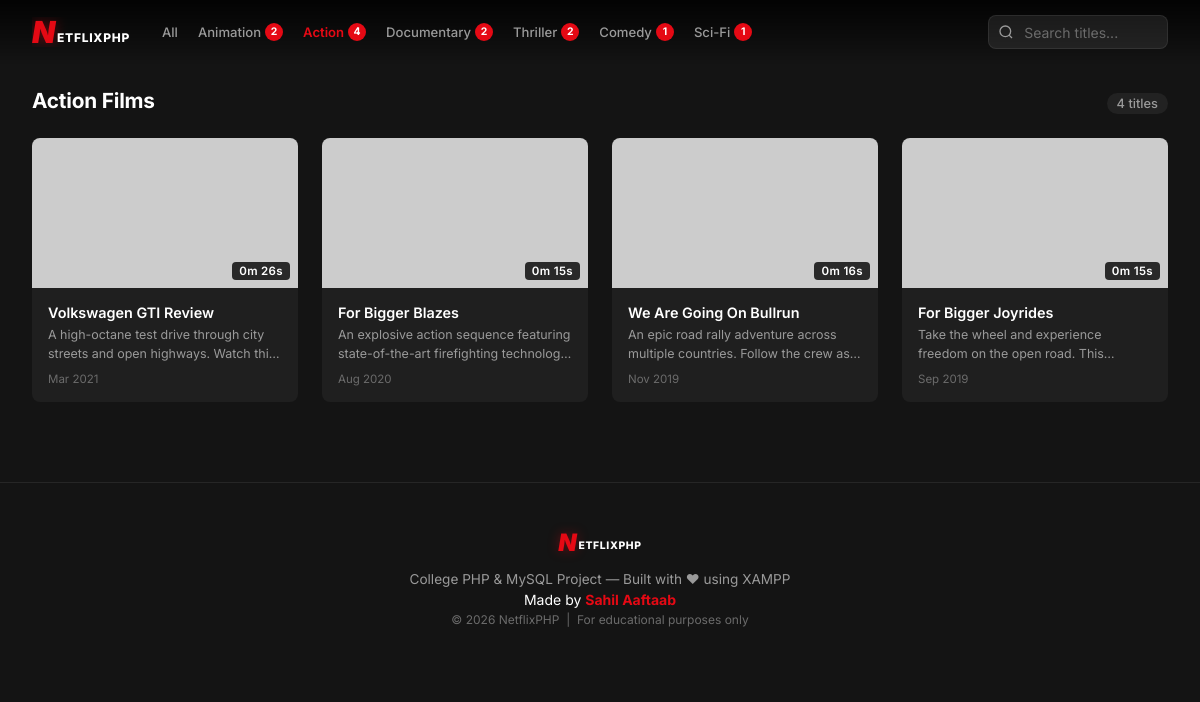
/index.php?genre=Action, run on the app's committed database.
### tables this page shows
CREATE TABLE videos (
    id           INT          UNSIGNED AUTO_INCREMENT PRIMARY KEY,
    title        VARCHAR(255) NOT NULL,
    description  TEXT         NOT NULL,
    thumbnail_url VARCHAR(500) NOT NULL,
    video_url    VARCHAR(500) NOT NULL,
    duration     VARCHAR(20)  NOT NULL,
    genre        VARCHAR(100) NOT NULL,
    upload_date  DATE         NOT NULL,
    created_at   TIMESTAMP    DEFAULT CURRENT_TIMESTAMP
);

### index.php (the view, shortened to what this page needs)
<?php
require_once 'db_connect.php';
$allowed_genres = ['Animation', 'Action', 'Documentary', 'Thriller', 'Comedy', 'Sci-Fi'];
$selected_genre = '';
if (!empty($_GET['genre']) && in_array($_GET['genre'], $allowed_genres)) {
    $selected_genre = $_GET['genre'];
}
$search = '';
try {
    if ($search !== '') {
        $stmt = $pdo->prepare(
            "SELECT id, title, description, thumbnail_url, duration, genre, upload_date
               FROM videos
              WHERE title LIKE :search OR description LIKE :search
              ORDER BY upload_date DESC"
        );
        $stmt->execute([':search' => '%' . $search . '%']);
    } elseif ($selected_genre !== '') {
        $stmt = $pdo->prepare(
            "SELECT id, title, description, thumbnail_url, duration, genre, upload_date
               FROM videos
              WHERE genre = :genre
              ORDER BY upload_date DESC"
        );
        $stmt->execute([':genre' => $selected_genre]);
    } else {
        $stmt = $pdo->query(
            "SELECT id, title, description, thumbnail_url, duration, genre, upload_date
               FROM videos
              ORDER BY upload_date DESC"
        );
    }
    $videos = $stmt->fetchAll();
} catch (PDOException $e) {
    $videos   = [];
    $db_error = 'Database error: ' . htmlspecialchars($e->getMessage());
}
try {
    $genre_stmt  = $pdo->query("SELECT genre, COUNT(*) as cnt FROM videos GROUP BY genre ORDER BY genre");
    $genre_counts = $genre_stmt->fetchAll(PDO::FETCH_KEY_PAIR);
} catch (PDOException $e) {
    $genre_counts = [];
}
?>
<!DOCTYPE html>
<html lang="en">
<head>
    <link rel="stylesheet" href="css/style.css">
</head>
<body>
<nav class="navbar" id="navbar">
    <div class="nav-left">
        <a href="index.php" class="logo" aria-label="NetflixPHP Home">
            <span class="logo-text" aria-hidden="true">
                <span class="logo-n">N</span><span class="logo-brand">ETFLIXPHP</span>
            </span>
        </a>
        <ul class="nav-genres" role="list">
            <li>
                <a href="index.php"
                   class="genre-link <?= $selected_genre === '' && $search === '' ? 'active' : '' ?>">
                    All
                </a>
            </li>
            <?php foreach ($allowed_genres as $g): ?>
            <li>
                <a href="index.php?genre=<?= urlencode($g) ?>"
                   class="genre-link <?= $selected_genre === $g ? 'active' : '' ?>">
                    <?= htmlspecialchars($g) ?>
                    <?php if (!empty($genre_counts[$g])): ?>
                        <span class="genre-badge"><?= $genre_counts[$g] ?></span>
                    <?php endif; ?>
                </a>
            </li>
            <?php endforeach; ?>
        </ul>
    </div>
    <div class="nav-right">
        <form action="index.php" method="GET" class="search-form" role="search">
            <div class="search-wrapper">
                <svg class="search-icon" viewBox="0 0 24 24" fill="none" stroke="currentColor" stroke-width="2" aria-hidden="true">
                    <circle cx="11" cy="11" r="8"/><path d="m21 21-4.35-4.35"/>
                </svg>
                <input
                    type="text"
                    id="search-input"
                    name="search"
                    class="search-input"
                    placeholder="Search titles..."
                    value="<?= htmlspecialchars($search) ?>"
                    autocomplete="off"
                    aria-label="Search videos"
                >
            </div>
        </form>
    </div>
</nav>
<?php
$no_hero = ($search !== '' || $selected_genre !== '' || empty($videos));
?>
<main class="main-content" id="main-content"
      <?= $no_hero ? 'style="padding-top: calc(var(--navbar-h) + 1.5rem);"' : '' ?>>
    <div class="section-header">
        <h2 class="section-title">
            <?php if ($search !== ''): ?>
                🔍 Results for "<span class="highlight"><?= htmlspecialchars($search) ?></span>"
            <?php elseif ($selected_genre !== ''): ?>
                <?= htmlspecialchars($selected_genre) ?> Films
            <?php else: ?>
                All Videos
            <?php endif; ?>
        </h2>
        <span class="video-count"><?= count($videos) ?> title<?= count($videos) !== 1 ? 's' : '' ?></span>
    </div>
    <?php if (empty($videos) && empty($db_error)): ?>
        <div class="empty-state" role="status">
            <svg viewBox="0 0 24 24" fill="none" stroke="currentColor" stroke-width="1.5" width="64" height="64">
                <path d="m15 15 6 6m-11-4a7 7 0 1 1 0-14 7 7 0 0 1 0 14z"/>
            </svg>
            <p>No videos found<?= $search ? ' for "' . htmlspecialchars($search) . '"' : '' ?>.</p>
            <a href="index.php" class="btn-play" style="font-size:.85rem;padding:.6rem 1.4rem;">Browse All</a>
        </div>
    <?php else: ?>
    <div class="video-grid" id="video-grid">
        <?php foreach ($videos as $video): ?>
        <article class="video-card" id="card-<?= (int)$video['id'] ?>">
            <a href="player.php?id=<?= (int)$video['id'] ?>"
               class="card-link"
               aria-label="Watch <?= htmlspecialchars($video['title']) ?>">
                <div class="card-thumb-wrapper">
                    <span class="duration-badge"><?= htmlspecialchars($video['duration']) ?></span>
                </div>
                <div class="card-info">
                    <h3 class="card-title"><?= htmlspecialchars($video['title']) ?></h3>
                    <p class="card-desc">
                        <?= htmlspecialchars(substr($video['description'], 0, 90)) ?>...
                    </p>
                    <div class="card-meta">
                        <time datetime="<?= htmlspecialchars($video['upload_date']) ?>">
                            <?= date('M Y', strtotime($video['upload_date'])) ?>
                        </time>
                    </div>
                </div>
            </a>
        </article>
        <?php endforeach; ?>
    </div>
    <?php endif; ?>
</main>
<footer class="footer">
    <div class="footer-logo">
        <span class="logo-text logo-text--footer" aria-label="NetflixPHP">
            <span class="logo-n">N</span><span class="logo-brand">ETFLIXPHP</span>
        </span>
    </div>
    <p class="footer-text">
        College PHP &amp; MySQL Project &mdash; Built with ❤ using XAMPP
    </p>
    <p class="footer-credit">
        Made by <strong>Sahil Aaftaab</strong>
    </p>
    <p class="footer-sub">
        &copy; <?= date('Y') ?> NetflixPHP &nbsp;|&nbsp; For educational purposes only
    </p>
</footer>
</body>
</html>

### data on the page
videos: duration "0m 26s", title "Volkswagen GTI Review", description "A high-octane test drive through city streets and open highways. Watch…", upload_date "Mar 2021"
videos: duration "0m 15s", title "For Bigger Blazes", description "An explosive action sequence featuring state-of-the-art firefighting…", upload_date "Aug 2020"
videos: duration "0m 16s", title "We Are Going On Bullrun", description "An epic road rally adventure across multiple countries. Follow the crew…", upload_date "Nov 2019"
videos: duration "0m 15s", title "For Bigger Joyrides", description "Take the wheel and experience freedom on the open road.…", upload_date "Sep 2019"

### other printed values
$g "Animation"
$genre_counts[$g] "2"
$g "Action"
$genre_counts[$g] "4"
$g "Documentary"
$g "Thriller"
$g "Comedy"
$genre_counts[$g] "1"
$g "Sci-Fi"
$selected_genre "Action"
count($videos) "4"
